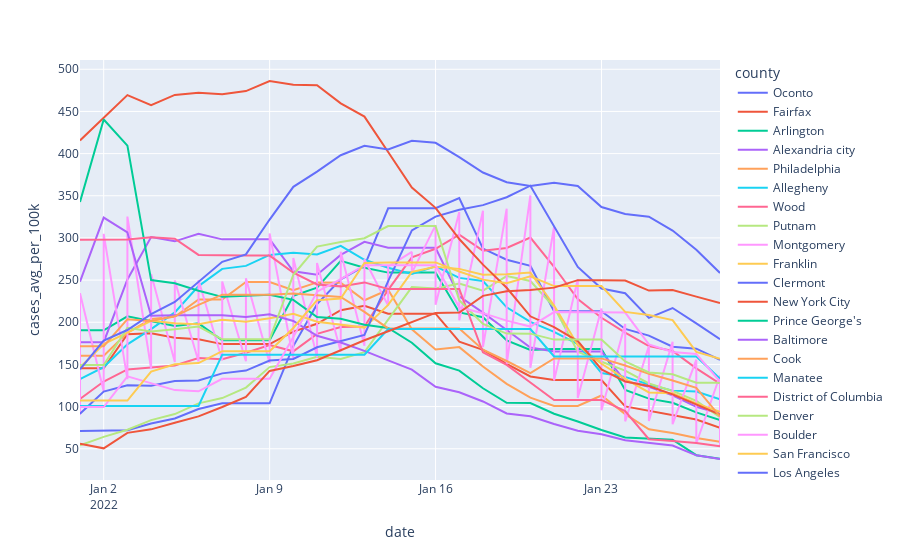

Notebook code for this chart:
### Code cell
px.line(
    df_2022_counties, x=df_2022_counties.index, y="cases_avg_per_100k", color="county"
)
